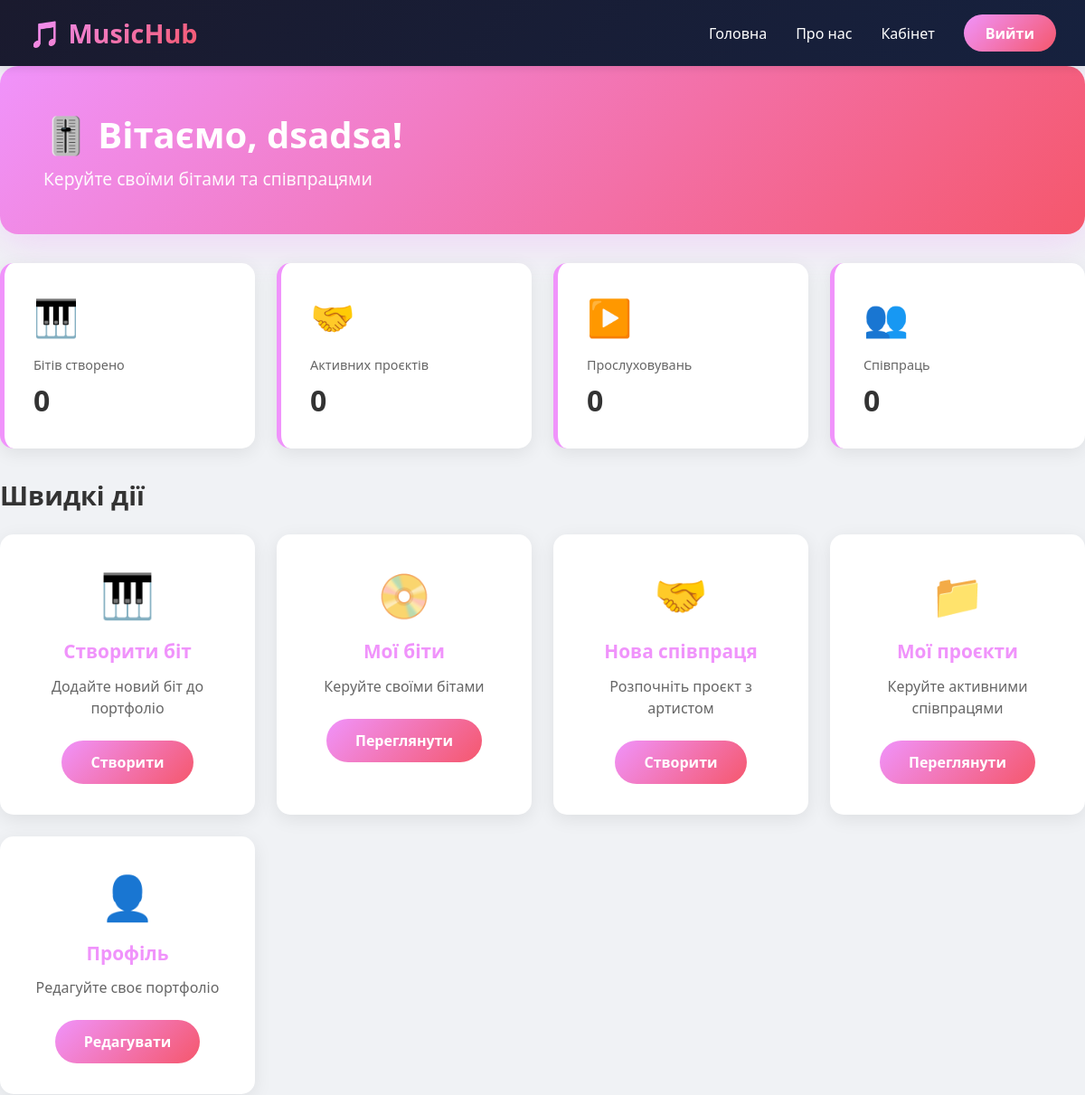
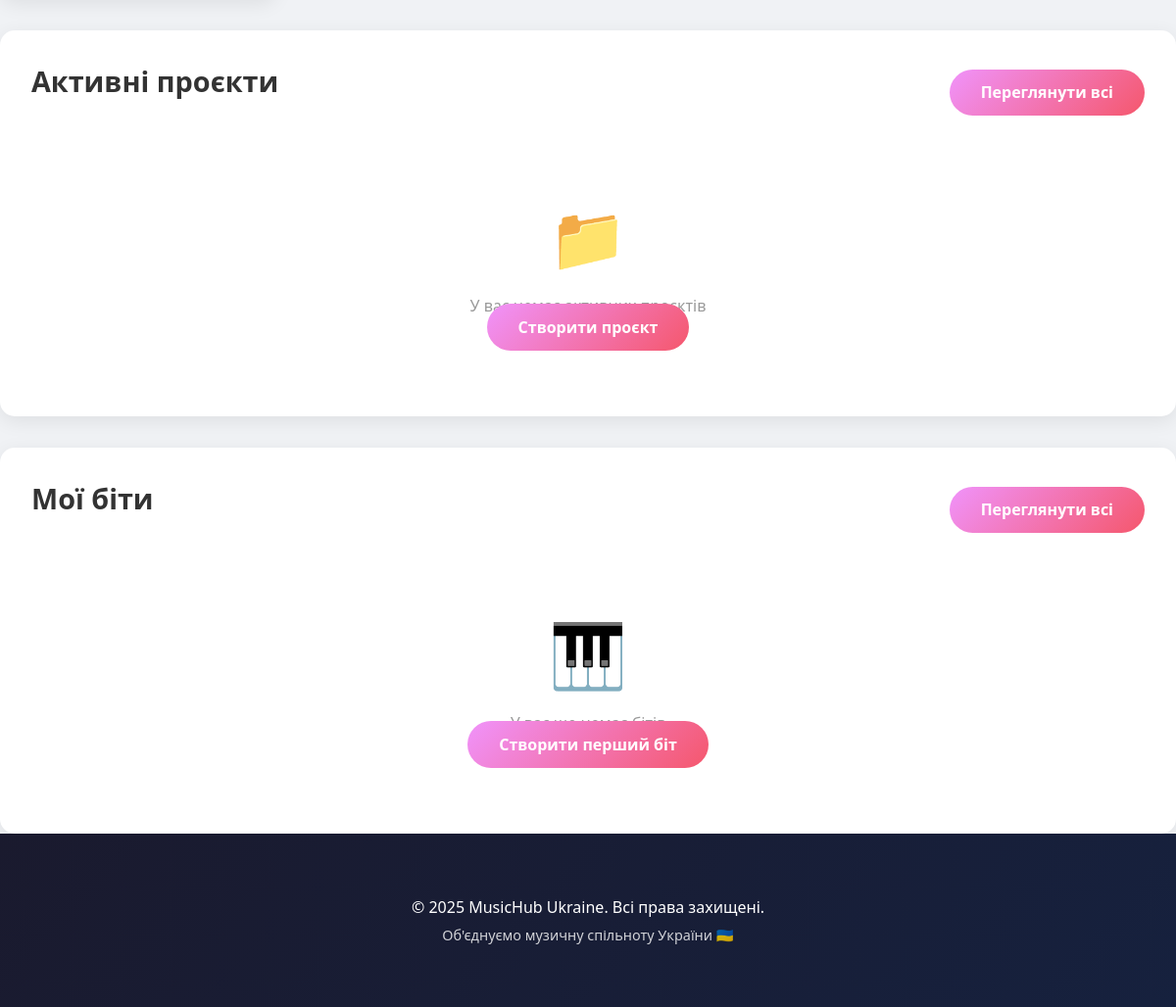
/producer/dashboard/ (signed in), run on an earlier commit of the app's database (2 pictures, top to bottom).
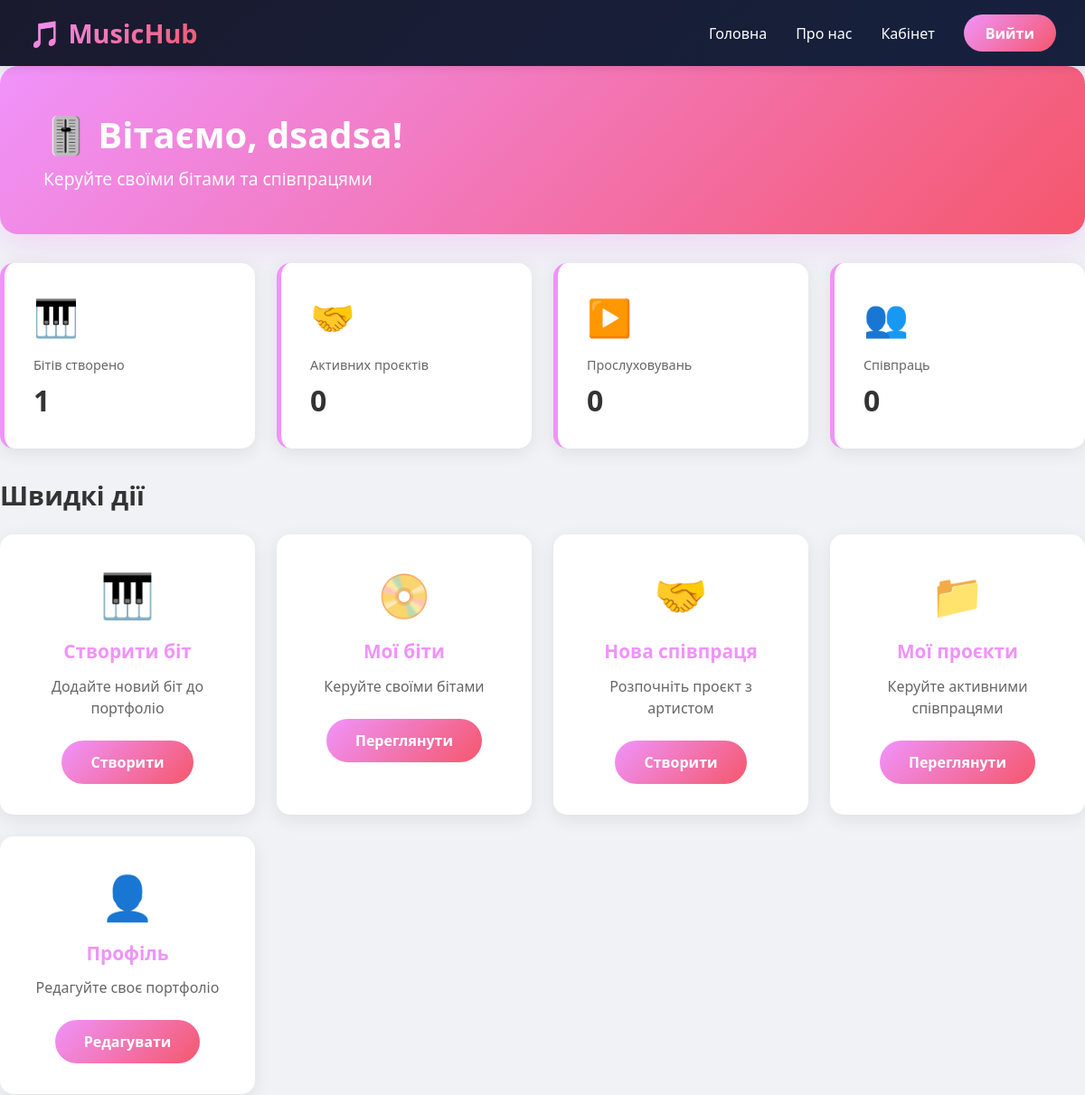
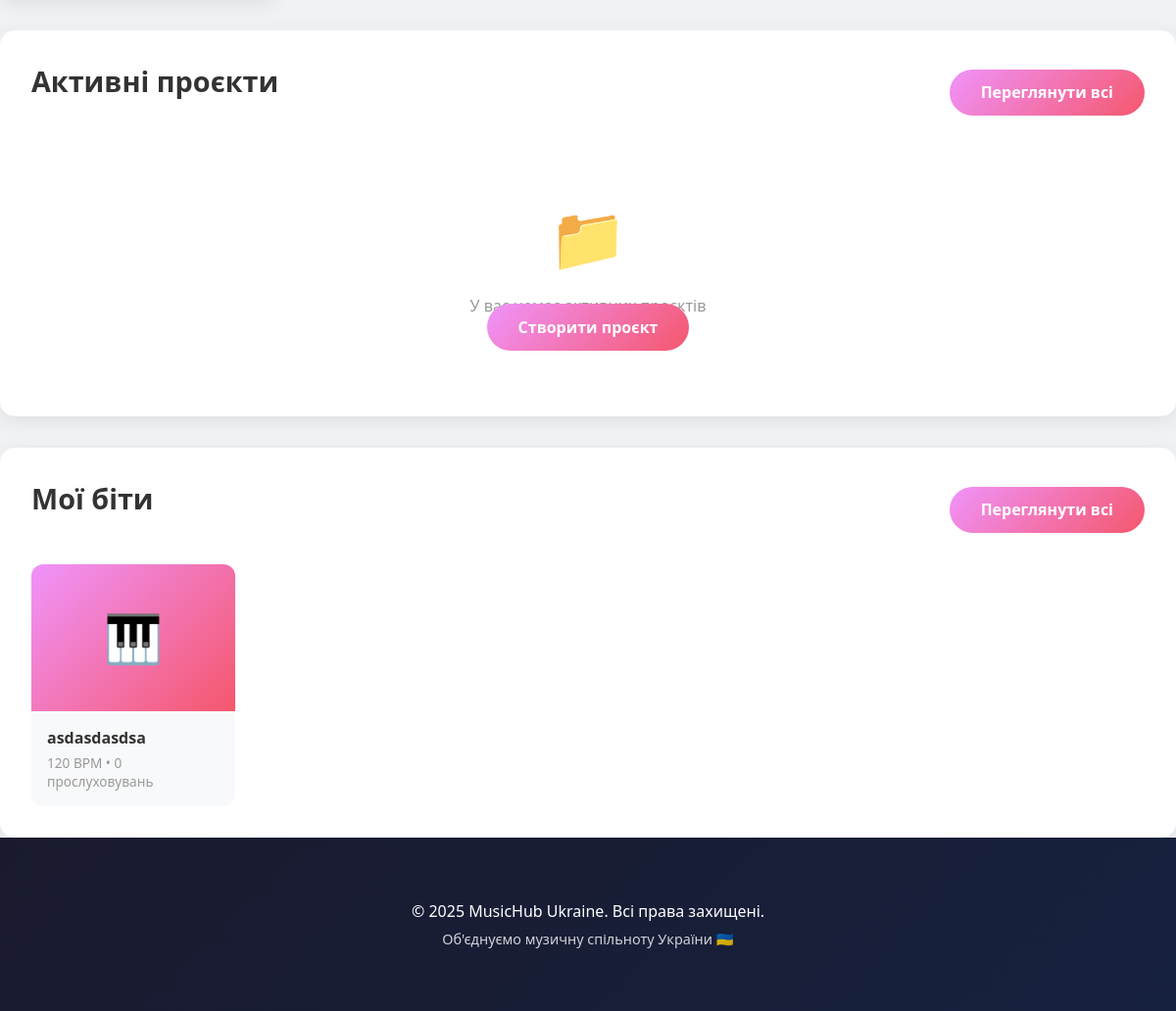
And on a later commit of the database (2 pictures, top to bottom).
### music/models.py (models this page shows, shortened)
class Beat(models.Model):
    GENRE_CHOICES = (
        ('trap', 'Trap'),
        ('lofi', 'Lo-Fi'),
        ('hiphop', 'Hip-Hop'),
        ('rock', 'Rock'),
        ('electronic', 'Electronic'),
        ('jazz', 'Jazz'),
        ('rnb', 'R&B'),
        ('pop', 'Pop'),
    )
    producer = models.ForeignKey(User, on_delete=models.CASCADE, related_name='beats', limit_choices_to={'role': 'producer'})
    title = models.CharField(max_length=200)
    genre = models.CharField(max_length=20, choices=GENRE_CHOICES)
    bpm = models.PositiveIntegerField(help_text="Beats per minute")
    price = models.DecimalField(max_digits=10, decimal_places=2, null=True, blank=True, help_text="Ціна в доларах")
    description = models.TextField(blank=True)
    audio_file = models.FileField(upload_to='beats/', null=True, blank=True)
    plays_count = models.PositiveIntegerField(default=0)
    downloads_count = models.PositiveIntegerField(default=0)
    is_available = models.BooleanField(default=True, help_text="Чи доступний біт для покупки")
    is_exclusive = models.BooleanField(default=False, help_text="Ексклюзивний біт")
    created_at = models.DateTimeField(auto_now_add=True)
    updated_at = models.DateTimeField(auto_now=True)
    class Meta:
        ordering = ['-created_at']

### music/views.py (the view)
# urls.py: path('producer/dashboard/', views.producer_dashboard, name='producer_dashboard'),
@login_required
def producer_dashboard(request):
    if request.user.role != 'producer':
        messages.error(request, 'У вас немає доступу до цієї сторінки')
        return redirect('music:dashboard')
    beats = Beat.objects.filter(producer=request.user)
    collabs = Collaboration.objects.filter(producer=request.user)
    total_beats = beats.count()
    total_collabs = collabs.filter(status__in=['active', 'recording', 'mixing']).count()
    total_plays = beats.aggregate(Sum('plays_count'))['plays_count__sum'] or 0
    active_projects = collabs.filter(status__in=['active', 'recording', 'mixing']).order_by('deadline')[:3]
    recent_beats = beats.order_by('-created_at')[:6]
    context = {
        'total_beats': total_beats,
        'total_collabs': total_collabs,
        'total_plays': total_plays,
        'active_projects': active_projects,
        'recent_beats': recent_beats,
    }
    return render(request, 'music/producer_dashboard.html', context)

### music/templates/music/producer_dashboard.html (shortened to what the changed rows need)
{% extends "music/base.html" %}
{% block content %}
<div class="dashboard-container">
    <div class="welcome-section">
        <h1>🎚️ Вітаємо, {{ user.stage_name|default:user.username }}!</h1>
    </div>
    <div class="stats-grid">
        <div class="stat-card">
            <div class="stat-icon">🎹</div>
            <div class="stat-label">Бітів створено</div>
            <div class="stat-value">{{ total_beats }}</div>
        </div>
    </div>
    <div class="actions-section">
        <h2 class="section-title">Швидкі дії</h2>
    </div>
    <div class="projects-section">
        <div class="section-header">
            <h2 class="section-title">Активні проєкти</h2>
        </div>
    </div>
    <div class="beats-section">
        <div class="section-header">
            <h2 class="section-title">Мої біти</h2>
        </div>
        {% if recent_beats %}
        <div class="beats-grid">
            {% for beat in recent_beats %}
            <a href="{% url 'music:beat_detail' beat.pk %}" class="beat-card">
                <div class="beat-cover" style="background: linear-gradient(135deg,
                    {% cycle '#f093fb 0%, #f5576c 100%' '#667eea 0%, #764ba2 100%' '#43e97b 0%, #38f9d7 100%' '#fa709a 0%, #fee140 100%' '#ff9a9e 0%, #fecfef 100%' '#a8edea 0%, #fed6e3 100%' %});">
                    🎹
                </div>
                <div class="beat-info">
                    <div class="beat-name">{{ beat.title }}</div>
                    <div class="beat-stats">{{ beat.bpm }} BPM • {{ beat.plays_count }} прослуховувань</div>
                </div>
            </a>
            {% endfor %}
        </div>
        {% else %}
        <div class="empty-state">
            <div class="empty-icon">🎹</div>
            <p>У вас ще немає бітів</p>
            <a href="{% url 'music:beat_create' %}" class="btn-primary">Створити перший біт</a>
        </div>
        {% endif %}
    </div>
</div>
{% endblock %}

What changed in the data, as far as the page shows it:
added Beat: title "asdasdasdsa", bpm "120", plays_count "0"
Also different on the page:
{{ total_beats }}: "0" → "1"
text no longer shown: "🎹 У вас ще немає бітів Створити перший біт"
